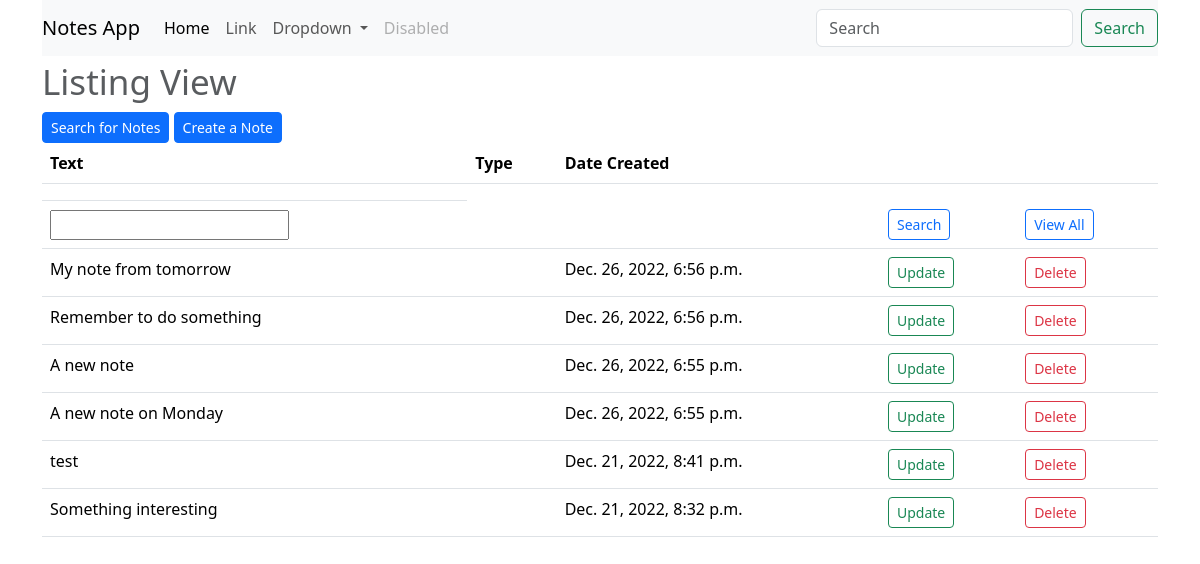
/, run on an earlier commit of the app's database.
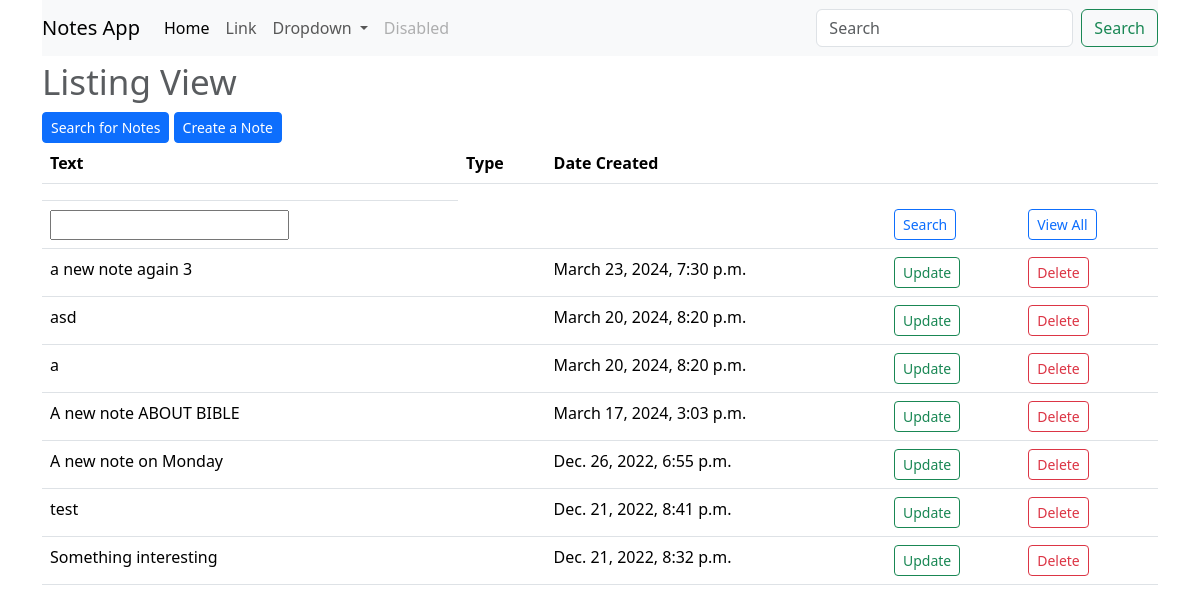
And on a later commit of the database.
### notes/models.py (models this page shows, shortened)
class Note(models.Model):
    summary=models.CharField(max_length=128, default="Summary")
    text=models.CharField(max_length=255)
    tags = models.ManyToManyField(Tag)
    date_created = models.DateTimeField(auto_now=True)
    class Meta:
        ordering = ["date_created"]

### notes/views.py (the view)
# urls.py: path('', views.index, name="index"),
def index(request):
	notes = Note.objects.all().order_by('-date_created')
	form = NoteForm()
	if request.method =='POST':
		form = NoteForm(request.POST)
		if form.is_valid():
			form.save()
		return redirect('/')
	context = {'notes':notes, 'form':form}
	return render(request, 'notes/index.html', context)

### notes/forms.py
class NoteForm(ModelForm):
    class Meta:
        model = Note
        fields = ['text','tags']

### notes/templates/notes/index.html (shortened to what this page needs)
{% extends "notes/base.html" %}
{% block content %}
<div class="container">
    <h1><small class="text-muted">Listing View</small></h1>
    <a class="btn btn-sm btn-primary" href="{% url 'search_note' %}">Search for Notes</a>
    <a class="btn btn-sm btn-primary" href="{% url 'create_note' %}">Create a Note</a>
</div>
<div class="container">
    <table class="table">
        <thead>
            <tr>
                <th>Text</th>
                <th>Type</th>
                <th>Date Created</th>
                <th></th>
                <th></th>
            </tr>
            <tr>
                <td>
                </td>
            </tr>
            <form class="form-control me-2" type="search" method="POST" name="search_text" placeholder="Search notes..." action="{% url 'search_note' %}">
                <tr>
                    <th>{{ form.text }}</th>
                    <th>{{ form.type }}</th>
                    <th></th>
                    <th><button class="btn btn-sm btn-outline-primary d-block" type="submit">Search</button> </th>
            </form>
            <form>
                    <form class="form-control me-2" method="GET" action="{% url 'search_note' %}">
                    <th><button class="btn btn-sm btn-outline-primary d-block" type="submit">View All</button> </th>
            </form>
        </thead>
        <tbody>
            {% for note in notes %}
            <tr>
                <td>{{ note.text }}</td>
                <td>{{ note.type }}</td>
                <td>{{ note.date_created }}</td>
                <td>
                    <a class="btn btn-sm btn-outline-success" href="{% url 'update_note' note.id %}">Update</a>
                </td>
                <td>
                    <a class="btn btn-sm btn-outline-danger" href="{% url 'delete_note' note.id %}">Delete</a>
                </td>
            </tr>
            {% endfor %}
        </tbody>
    </table>
</div>
{% endblock content %}

### notes/templates/notes/base.html (shortened to what this page needs)
<!DOCTYPE html>
<html>
    <head>
        <link href="https://cdn.jsdelivr.net/npm/bootstrap@5.3.3/dist/css/bootstrap.min.css" rel="stylesheet">
        <link rel="stylesheet" href="">
    </head>
    <body>
      <div class="container" >
      <nav class="navbar navbar-expand-lg bg-body-tertiary >
        <div class="container-fluid">
          <a class="navbar-brand" href="#">Notes App</a>
          <div class="collapse navbar-collapse" id="navbarSupportedContent">
            <ul class="navbar-nav me-auto mb-2 mb-lg-0">
              <li class="nav-item">
                <a class="nav-link active" aria-current="page" href="#">Home</a>
              </li>
              <li class="nav-item">
                <a class="nav-link" href="#">Link</a>
              </li>
              <li class="nav-item dropdown">
                <a class="nav-link dropdown-toggle" href="#" role="button" data-bs-toggle="dropdown" aria-expanded="false">
                  Dropdown
                </a>
              </li>
              <li class="nav-item">
                <a class="nav-link disabled" aria-disabled="true">Disabled</a>
              </li>
            </ul>
            <form class="d-flex" role="search">
              <input class="form-control me-2" type="search" placeholder="Search" aria-label="Search">
              <button class="btn btn-outline-success" type="submit">Search</button>
            </form>
          </div>
        </div>
{% block content %}{% endblock %}
    </body>
</html>

What changed in the data, as far as the page shows it:
removed Note: text "My note from tomorrow", date_created "Dec. 26, 2022, 6:56 p.m."
removed Note: text "Remember to do something", date_created "Dec. 26, 2022, 6:56 p.m."
added Note: text "a new note again 3", date_created "March 23, 2024, 7:30 p.m."
added Note: text "asd", date_created "March 20, 2024, 8:20 p.m."
added Note: text "a", date_created "March 20, 2024, 8:20 p.m."
changed Note: text "A new note" → "A new note ABOUT BIBLE"; date_created "Dec. 26, 2022, 6:55 p.m." → "March 17, 2024, 3:03 p.m."
